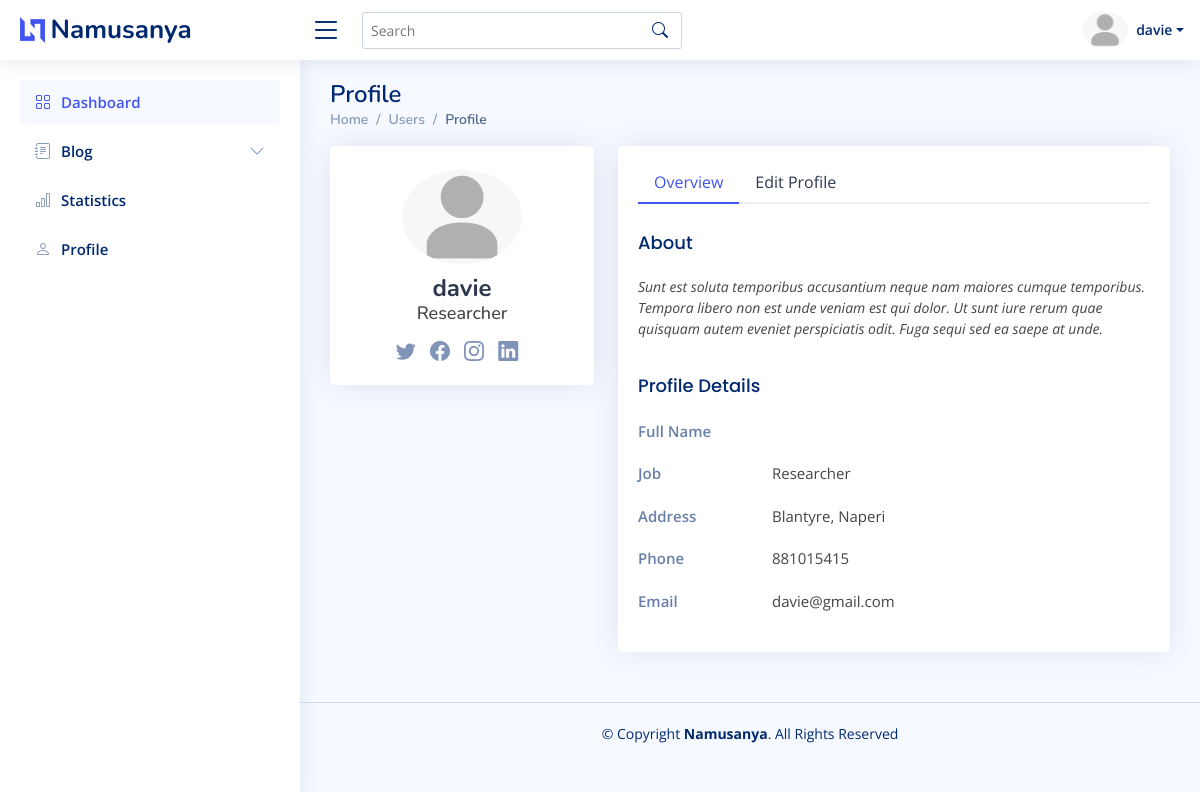
Page /dashboard/profile/1/ (signed in) on the committed database.
### users/models.py (models this page shows)
class CustomUser(AbstractUser):
    date_of_birth = models.DateField(blank=True, null=True)
    address = models.CharField(max_length=100, blank=True, null=True)
    phone = models.CharField(max_length=13, null=True, blank=True)
    job = models.CharField(max_length=100)
    twitter = models.URLField(blank=True, null=True)
    facebook = models.URLField(blank=True, null=True)
    instagram = models.URLField(blank=True, null=True)
    linkedin = models.URLField(blank=True, null=True)
    profile_image = models.ImageField(upload_to="images", null=True, blank=True)
    about = models.TextField()
    def get_image(self):
        url = "http://127.0.01:8000/static"
        if self.profile_image:
            return url + self.profile_image.url
        else:
            return ""

### admin_area/views.py (the view)
# urls.py: path("profile/<int:pk>/", UserDetailView.as_view(), name="dashboard_profile"),
class UserDetailView(LoginRequiredMixin, UpdateView):
    template_name = "admin_area/profile.html"
    model = get_user_model()
    fields = [
        "profile_image",
        "first_name",
        "last_name",
        "date_of_birth",
        "about",
        "job",
        "address",
        "phone",
        "email",
        "twitter",
        "facebook",
        "instagram",
        "linkedin",
    ]
    success_url = "/dashboard/"

### templates/admin_area/profile.html (shortened to what this page needs)
{% extends "admin_area/base.html" %} {% load static %} {% load crispy_forms_tags %} {% block content %}
<div class="pagetitle">
    <h1>Profile</h1>
    <nav>
        <ol class="breadcrumb">
            <li class="breadcrumb-item"><a href="{% url 'dashboard' %}">Home</a></li>
            <li class="breadcrumb-item">Users</li>
            <li class="breadcrumb-item active">Profile</li>
        </ol>
    </nav>
</div>
<section class="section profile">
    <div class="row">
        <div class="col-xl-4">
            <div class="card">
                <div class="card-body profile-card pt-4 d-flex flex-column align-items-center">
                    {% if object.get_image %}<img src="{{object.get_image}}" alt="Profile" class="rounded-circle"> {% else %}<img src="/static/images/profile_ph.png" alt="Profile" class="rounded-circle"> {% endif %}
                    <h2>{{object.username}}</h2>
                    <h3>{{object.job}}</h3>
                    <div class="social-links mt-2">
                        <a href="{{object.twitter}}" class="twitter"><i class="bi bi-twitter"></i></a>
                        <a href="{{object.facebook}}" class="facebook"><i class="bi bi-facebook"></i></a>
                        <a href="{{object.instagram}}" class="instagram"><i class="bi bi-instagram"></i></a>
                        <a href="{{object.linkedin}}" class="linkedin"><i class="bi bi-linkedin"></i></a>
                    </div>
                </div>
            </div>
        </div>
        <div class="col-xl-8">
            <div class="card">
                <div class="card-body pt-3">
                    <ul class="nav nav-tabs nav-tabs-bordered">
                        <li class="nav-item">
                            <button class="nav-link active" data-bs-toggle="tab" data-bs-target="#profile-overview">Overview</button>
                        </li>
                        <li class="nav-item">
                            <button class="nav-link" data-bs-toggle="tab" data-bs-target="#profile-edit">Edit Profile</button>
                        </li>
                    </ul>
                    <div class="tab-content pt-2">
                        <div class="tab-pane fade show active profile-overview" id="profile-overview">
                            <h5 class="card-title">About</h5>
                            <p class="small fst-italic">{{object.about}}</p>
                            <h5 class="card-title">Profile Details</h5>
                            <div class="row">
                                <div class="col-lg-3 col-md-4 label ">Full Name</div>
                                <div class="col-lg-9 col-md-8">{{object.firstname}} {{object.lastname}}</div>
                            </div>
                            <div class="row">
                                <div class="col-lg-3 col-md-4 label">Job</div>
                                <div class="col-lg-9 col-md-8">{{object.job}}</div>
                            </div>
                            <div class="row">
                                <div class="col-lg-3 col-md-4 label">Address</div>
                                <div class="col-lg-9 col-md-8">{{object.address}}</div>
                            </div>
                            <div class="row">
                                <div class="col-lg-3 col-md-4 label">Phone</div>
                                <div class="col-lg-9 col-md-8">{{object.phone}}</div>
                            </div>
                            <div class="row">
                                <div class="col-lg-3 col-md-4 label">Email</div>
                                <div class="col-lg-9 col-md-8">{{object.email}}</div>
                            </div>
                        </div>
                    </div>
                </div>
            </div>
        </div>
    </div>
</section>
{% endblock content %}

### templates/admin_area/base.html (shortened to what this page needs)
<!DOCTYPE html> {% load static %}
<html lang="en">
<head>
    <link href="{% static 'assets/vendor/bootstrap/css/bootstrap.min.css'%}" rel="stylesheet">
    <link href="{% static 'assets/vendor/bootstrap-icons/bootstrap-icons.css'%}" rel="stylesheet">
    <link href="{% static 'assets/vendor/remixicon/remixicon.css'%}" rel="stylesheet">
    <link href="{% static 'assets/vendor/boxicons/css/boxicons.min.css'%}" rel="stylesheet">
    <link href="{% static 'assets/vendor/quill/quill.snow.css'%}" rel="stylesheet">
    <link href="{% static 'assets/vendor/quill/quill.bubble.css'%}" rel="stylesheet">
    <link href="{% static 'assets/vendor/simple-datatables/style.css'%}" rel="stylesheet">
    <link href="{% static 'assets/css/style.css'%}" rel="stylesheet">
</head>
<body>
    <header id="header" class="header fixed-top d-flex align-items-center">
        <div class="d-flex align-items-center justify-content-between">
            <a href="index.html" class="logo d-flex align-items-center">
                <img src="{% static 'assets/img/logo.png'%}" alt="">
                <span class="d-none d-lg-block">Namusanya</span>
            </a>
            <i class="bi bi-list toggle-sidebar-btn"></i>
        </div>
        <div class="search-bar">
            <form class="search-form d-flex align-items-center" method="POST" action="#">
                <input type="text" name="query" placeholder="Search" title="Enter search keyword">
                <button type="submit" title="Search"><i class="bi bi-search"></i></button>
            </form>
        </div>
        <nav class="header-nav ms-auto">
            <ul class="d-flex align-items-center">
                <li class="nav-item dropdown pe-3">
                    <a class="nav-link nav-profile d-flex align-items-center pe-0" href="#" data-bs-toggle="dropdown">
                        {% if request.user.get_image %}
                        <img src="{{request.user.get_image}}" alt="Profile" class="rounded-circle">
                        {% else %}
                        <img src="/static/images/profile_ph.png" alt="Profile" class="rounded-circle">
                        {% endif %}
                        <span class="d-none d-md-block dropdown-toggle ps-2">{{request.user.username}}</span>
                    </a>
                </li>
            </ul>
        </nav>
    </header>
    <aside id="sidebar" class="sidebar">
        <ul class="sidebar-nav" id="sidebar-nav">
            <li class="nav-item">
                <a class="nav-link " href="{% url 'dashboard' %}">
                    <i class="bi bi-grid"></i>
                    <span>Dashboard</span>
                </a>
            </li>
            <li class="nav-item">
                <a class="nav-link collapsed" data-bs-target="#forms-nav" data-bs-toggle="collapse" href="#">
                    <i class="bi bi-journal-text"></i><span>Blog</span><i class="bi bi-chevron-down ms-auto"></i>
                </a>
            </li>
            <li class="nav-item">
                <a class="nav-link collapsed" data-bs-target="#charts-nav" href="{% url 'dashboard_statistics' %}">
                    <i class="bi bi-bar-chart"></i><span>Statistics</span>
                </a>
            </li>
            <li class="nav-item">
                <a class="nav-link collapsed" href="{% url 'dashboard_profile' request.user.pk%}">
                    <i class="bi bi-person"></i>
                    <span>Profile</span>
                </a>
            </li>
        </ul>
    </aside>
    <main id="main" class="main">{% block content %} {% endblock content %}</main>
    <footer id="footer" class="footer">
        <div class="copyright">
            &copy; Copyright <strong><span>Namusanya</span></strong>. All Rights Reserved
        </div>
    </footer>
</body>
</html>

### static/assets/css/style.css (style rules this page uses)
:root { scroll-behavior: smooth; }
body { font-family: "Open Sans", sans-serif; background: #f6f9ff; color: #444444; }
a { color: #4154f1; text-decoration: none; }
h1, h2, h3, h4, h5, h6 { font-family: "Nunito", sans-serif; }
#main { margin-top: 60px; padding: 20px 30px; transition: all 0.3s; }
.pagetitle { margin-bottom: 10px; }
.pagetitle h1 { font-size: 24px; margin-bottom: 0; font-weight: 600; color: #012970; }
.card { margin-bottom: 30px; border: none; border-radius: 5px; box-shadow: 0px 0 30px rgba(1, 41, 112, 0.1); overflow: hidden; }
.card-title { padding: 20px 0 15px 0; font-size: 18px; font-weight: 500; color: #012970; font-family: "Poppins", sans-serif; }
.card-body { padding: 0 20px 20px 20px; }
.breadcrumb { font-size: 14px; font-family: "Nunito", sans-serif; color: #899bbd; font-weight: 600; }
.breadcrumb a { color: #899bbd; transition: 0.3s; }
.breadcrumb .breadcrumb-item::before { color: #899bbd; }
.breadcrumb .active { color: #51678f; font-weight: 600; }
.nav-tabs-bordered { border-bottom: 2px solid #ebeef4; }
.nav-tabs-bordered .nav-link { margin-bottom: -2px; border: none; color: #2c384e; }
.nav-tabs-bordered .nav-link.active { background-color: #fff; color: #4154f1; border-bottom: 2px solid #4154f1; }
.logo { line-height: 1; }
@media (min-width: 1200px) { .logo { width: 280px; } }
.logo img { max-height: 26px; margin-right: 6px; }
.logo span { font-size: 26px; font-weight: 700; color: #012970; font-family: "Nunito", sans-serif; }
.header { transition: all 0.5s; z-index: 997; height: 60px; box-shadow: 0px 2px 20px rgba(1, 41, 112, 0.1); background-color: #fff; padding-left: 20px; }
.header .toggle-sidebar-btn { font-size: 32px; padding-left: 10px; cursor: pointer; color: #012970; }
.header .search-bar { min-width: 360px; padding: 0 20px; }
.header .search-form { width: 100%; }
.header .search-form input { border: 0; font-size: 14px; color: #012970; border: 1px solid rgba(1, 41, 112, 0.2); padding: 7px 38px 7px 8px; border-radius: 3px; transition: 0.3s; width: 100%; }
.header .search-form button { border: 0; padding: 0; margin-left: -30px; background: none; }
.header .search-form button i { color: #012970; }
.header-nav ul { list-style: none; }
.header-nav > ul { margin: 0; padding: 0; }
.header-nav .nav-profile { color: #012970; }
.header-nav .nav-profile img { max-height: 36px; }
.header-nav .nav-profile span { font-size: 14px; font-weight: 600; }
.sidebar { position: fixed; top: 60px; left: 0; bottom: 0; width: 300px; z-index: 996; transition: all 0.3s; padding: 20px; overflow-y: auto; scrollbar-width: thin; scrollbar-color: #aab7cf transparent; box-shadow: 0px 0px 20px rgba(1, 41, 112, 0.1); background-color: #fff; }
@media (min-width: 1200px) { #main, #footer { margin-left: 300px; } }
.sidebar-nav { padding: 0; margin: 0; list-style: none; }
.sidebar-nav li { padding: 0; margin: 0; list-style: none; }
.sidebar-nav .nav-item { margin-bottom: 5px; }
.sidebar-nav .nav-link { display: flex; align-items: center; font-size: 15px; font-weight: 600; color: #4154f1; transition: 0.3; background: #f6f9ff; padding: 10px 15px; border-radius: 4px; }
.sidebar-nav .nav-link i { font-size: 16px; margin-right: 10px; color: #4154f1; }
.sidebar-nav .nav-link.collapsed { color: #012970; background: #fff; }
.sidebar-nav .nav-link.collapsed i { color: #899bbd; }
.sidebar-nav .nav-link .bi-chevron-down { margin-right: 0; transition: transform 0.2s ease-in-out; }
.profile .profile-card img { max-width: 120px; }
.profile .profile-card h2 { font-size: 24px; font-weight: 700; color: #2c384e; margin: 10px 0 0 0; }
.profile .profile-card h3 { font-size: 18px; }
.profile .profile-card .social-links a { font-size: 20px; display: inline-block; color: rgba(1, 41, 112, 0.5); line-height: 0; margin-right: 10px; transition: 0.3s; }
.profile .profile-overview .row { margin-bottom: 20px; font-size: 15px; }
.profile .profile-overview .card-title { color: #012970; }
.profile .profile-overview .label { font-weight: 600; color: rgba(1, 41, 112, 0.6); }
.footer { padding: 20px 0; font-size: 14px; transition: all 0.3s; border-top: 1px solid #cddfff; }
.footer .copyright { text-align: center; color: #012970; }

### rows in the picture
CustomUser: user.username "davie", username "davie", job "Researcher", about "Sunt est soluta temporibus accusantium neque nam maiores cumque temporibus. Tempora libero non est unde veniam est qui dolor. Ut sunt iure rerum quae quisquam autem eveniet perspiciatis odit. Fuga sequi sed ea saepe at unde.", address "Blantyre, Naperi", phone "881015415", email "davie@gmail.com"
